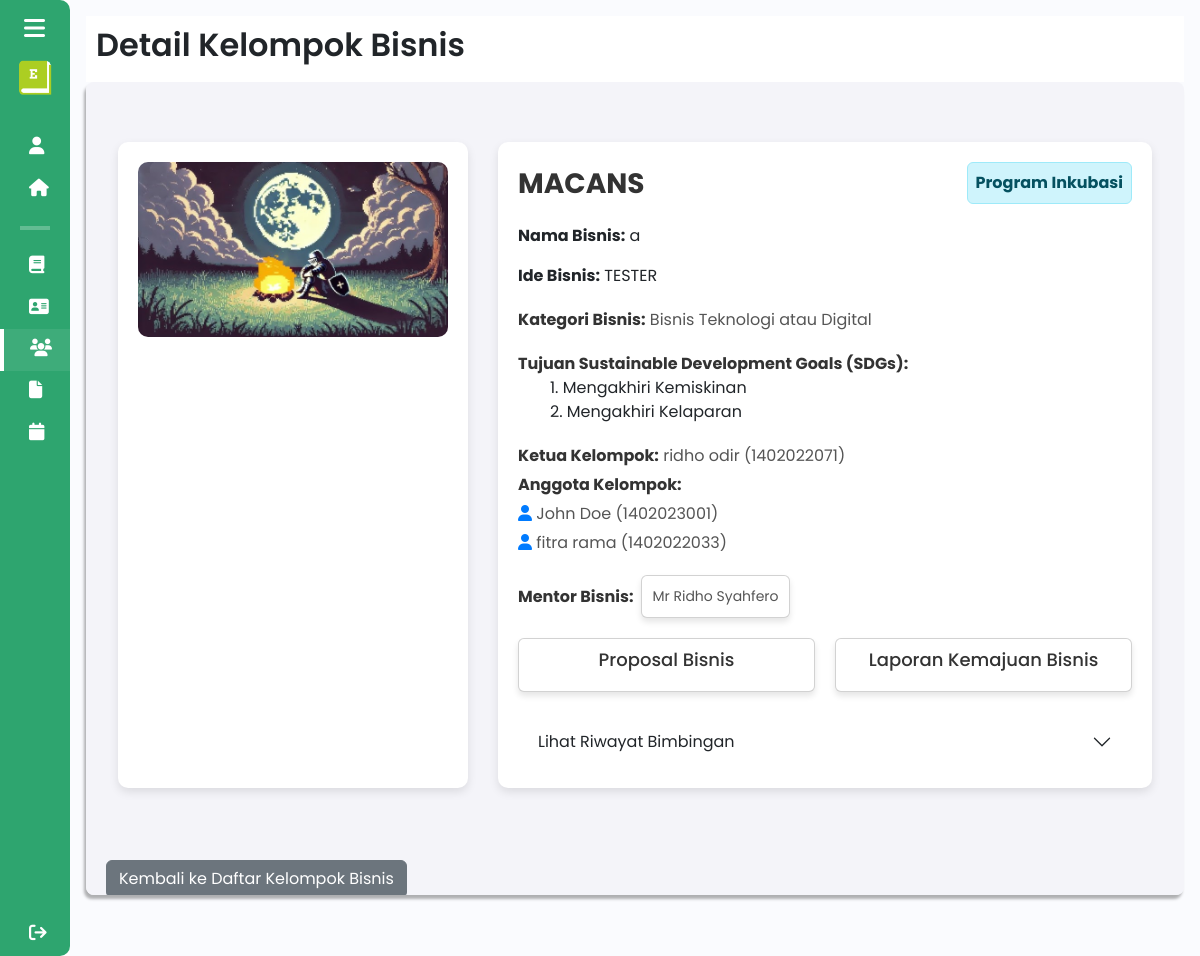
Before: /admin/detail_kelompok?id_kelompok=20 (signed in) with the older database file.
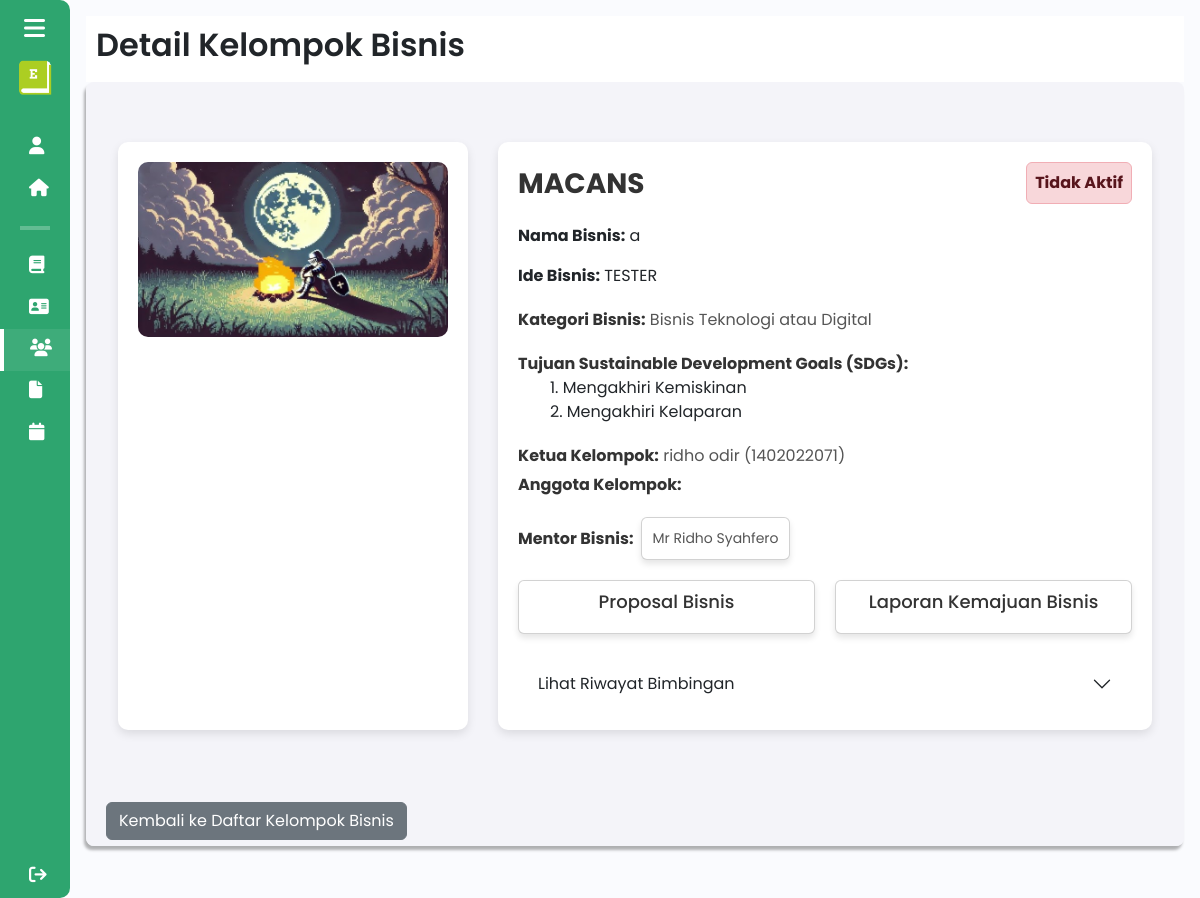
After: the same page with the newer database file.
### tables this page shows
CREATE TABLE `kelompok_bisnis_backup` (
  `id_kelompok` int(11) NOT NULL,
  `npm_ketua` varchar(20) DEFAULT NULL,
  `nama_kelompok` varchar(50) DEFAULT NULL,
  `nama_bisnis` varchar(50) DEFAULT NULL,
  `logo_bisnis` varchar(255) DEFAULT NULL,
  `tahun_akademik_id` int(11) DEFAULT NULL,
  `kategori_bisnis` varchar(255) DEFAULT NULL,
  `sdg` varchar(255) DEFAULT NULL,
  `ide_bisnis` varchar(255) DEFAULT NULL,
  `id_mentor` int(11) DEFAULT NULL,
  `status_inkubasi` enum('direkomendasikan','disetujui','ditolak','masuk','tidak masuk') DEFAULT NULL,
  `status_kelompok_bisnis` enum('aktif','tidak aktif') DEFAULT 'aktif'
);

CREATE TABLE `mahasiswa` (
  `id` int(11) NOT NULL,
  `user_id` int(11) NOT NULL,
  `nama` varchar(100) NOT NULL,
  `npm` varchar(15) NOT NULL,
  `program_studi` varchar(100) NOT NULL,
  `email` varchar(100) DEFAULT NULL,
  `contact` varchar(15) DEFAULT NULL,
  `fakultas` varchar(100) DEFAULT NULL,
  `id_kelompok` int(11) DEFAULT NULL,
  `alamat` varchar(255) DEFAULT NULL
);

### components/pages/admin/detail_kelompok.php (the view, shortened to what the changed rows need)
<?php
include $_SERVER['DOCUMENT_ROOT'] . '/Entree/config/db_connection.php';
$id_kelompok = isset($_GET['id_kelompok']) ? $_GET['id_kelompok'] : null;
if ($id_kelompok) {
    $sql = "SELECT * FROM kelompok_bisnis_backup WHERE id_kelompok = $id_kelompok";
    $result = $conn->query($sql);
    $kelompok = $result->fetch_assoc();
    $ketuaQuery = "SELECT nama FROM mahasiswa WHERE npm = '" . $kelompok['npm_ketua'] . "' LIMIT 1";
    $ketuaResult = $conn->query($ketuaQuery);
    $ketua = $ketuaResult->fetch_assoc();
    $anggotaSql = "SELECT m.nama, m.npm
                   FROM anggota_kelompok ak
                   JOIN mahasiswa m ON ak.npm_anggota = m.npm
                   WHERE ak.id_kelompok = $id_kelompok";
    $anggotaResult = $conn->query($anggotaSql);
} else {
    echo "Kelompok bisnis tidak ditemukan.";
    exit;
}
$mentorData = [];
if (!empty($kelompok['id_mentor'])) {
    $mentorQuery = "
    SELECT m.nama AS nama_mentor,
        m.fakultas,
        m.prodi,
        m.contact,
        m.email,
        m.keahlian,
        m.foto_profile,
        u.role
    FROM mentor m
    JOIN users u ON m.user_id = u.id
    WHERE m.id = '" . $kelompok['id_mentor'] . "'
    LIMIT 1";
    $mentorResult = mysqli_query($conn, $mentorQuery);
    $mentorData = mysqli_fetch_assoc($mentorResult);
}
$mentorAda = !empty($kelompok['id_mentor']);
$sql = "SELECT status_inkubasi, status_kelompok_bisnis FROM kelompok_bisnis_backup WHERE id_kelompok = $id_kelompok";
$result = $conn->query($sql);
$status_inkubasi = null;
$status_kelompok_bisnis = null;
if ($result && $result->num_rows > 0) {
    $row = $result->fetch_assoc();
    $status_inkubasi = $row['status_inkubasi'];
    $status_kelompok_bisnis = $row['status_kelompok_bisnis'];
}
$sdg_mapping = [
    "mengakhiri_kemiskinan" => "1. Mengakhiri Kemiskinan",
    "mengakhiri_kelaparan" => "2. Mengakhiri Kelaparan",
    "kesehatan_kesejahteraan" => "3. Kesehatan dan Kesejahteraan",
    "pendidikan_berkualitas" => "4. Pendidikan Berkualitas",
    "kesetaraan_gender" => "5. Kesetaraan Gender",
    "air_bersih_sanitasi" => "6. Air Bersih dan Sanitasi",
    "energi_bersih_terjangkau" => "7. Energi Bersih dan Terjangkau",
    "pekerjaan_pertumbuhan_ekonomi" => "8. Pekerjaan Layak dan Pertumbuhan Ekonomi",
    "industri_inovasi_infrastruktur" => "9. Industri, Inovasi, dan Infrastruktur",
    "mengurangi_ketimpangan" => "10. Mengurangi Ketimpangan",
    "kota_komunitas_berkelanjutan" => "11. Kota dan Komunitas Berkelanjutan",
    "konsumsi_produksi_bertanggung_jawab" => "12. Konsumsi dan Produksi yang Bertanggung Jawab",
    "penanganan_perubahan_iklim" => "13. Penanganan Perubahan Iklim",
    "ekosistem_lautan" => "14. Ekosistem Lautan",
    "ekosistem_daratan" => "15. Ekosistem Daratan",
    "perdamaian_keadilan_institusi_kuat" => "16. Perdamaian, Keadilan, dan Kelembagaan yang Kuat",
    "kemitraan_tujuan" => "17. Kemitraan untuk Mencapai Tujuan"
];
$sdg_selected = explode(",", $kelompok['sdg'] ?? '');
$sdg_labels = array_map(function($key) use ($sdg_mapping) {
    return $sdg_mapping[$key] ?? $key;
}, $sdg_selected);
?>
<!DOCTYPE html>
<html lang="en">
<head>
    <link href="https://cdn.lineicons.com/4.0/lineicons.css" rel="stylesheet" />
    <link href="https://cdn.jsdelivr.net/npm/bootstrap@5.3.0-alpha3/dist/css/bootstrap.min.css" rel="stylesheet"
>
    <link rel="stylesheet" href="/Entree/assets/css/detail_kelompok.css">
    <link rel="stylesheet" href="/Entree/assets/css/jadwal_bimbingan.css">
</head>
<body>
    <div class="wrapper">
        <?php
        include 'sidebar_admin.php';
        ?>
        <div class="main p-3">
            <div class="main_header">
                <?php
                    include 'header_admin.php';
                ?>
            </div>
            <div class="main_wrapper">
            <?php if ($kelompok) { ?>
                <div class="container">
                    <div class="left">
                        <?php if (!empty($kelompok['logo_bisnis'])) { ?>
                            <img alt="Logo Bisnis" src="/Entree/components/pages/mahasiswa/logos/<?php echo htmlspecialchars($kelompok['logo_bisnis']); ?>" />
                        <?php } else { ?>
                            <p><em>Logo bisnis belum diunggah</em></p>
                        <?php } ?>
                    </div>
                    <div class="right">
                        <div class="title-edit">
                            <h1 id="nama-kelompok-text"><?php echo htmlspecialchars($kelompok['nama_kelompok']); ?></h1>
                            <?php if ($status_inkubasi === 'masuk'): ?>
                                <p
                                    class="alert alert-info fw-bold text-center m-0 p-2"
                                    role="alert"
                                    data-bs-toggle="popover"
                                    title="Status Program Inkubasi"
                                    data-bs-content="Kelompok Bisnis ini Terdaftar dalam Program Inkubasi."
                                    style="cursor: pointer;">
                                        Program Inkubasi
                                </p>
                            <?php elseif ($status_kelompok_bisnis === 'tidak aktif'): ?>
                                <p
                                    class="alert alert-danger fw-bold text-center m-0 p-2"
                                    role="alert"
                                    data-bs-toggle="popover"
                                    title="Status Tidak Aktif Kelompok Bisnis"
                                    data-bs-content="Kelompok Bisnis ini sudah tidak aktif"
                                    style="cursor: pointer;">
                                        Tidak Aktif
                                </p>
                        <?php endif; ?>
                        </div>
                        <div class="Nama_bisnis">
                            <p><strong>Nama Bisnis:</strong> <?php echo htmlspecialchars($kelompok['nama_bisnis'] ?? '--'); ?></p>
                        </div>
                        <div class="Ide_Bisnis">
                            <p><strong>Ide Bisnis:</strong> <?php echo htmlspecialchars($kelompok['ide_bisnis'] ?? '--'); ?></p>
                        </div>
                        <div class="category">
                            <p><strong>Kategori Bisnis:</strong> <?php echo htmlspecialchars($kelompok['kategori_bisnis'] ?? '--'); ?></p>
                        </div>
                        <div class="sdg">
                            <strong>Tujuan Sustainable Development Goals (SDGs):</strong>
                            <ul>
                                <?php foreach ($sdg_labels as $label): ?>
                                    <li><?php echo htmlspecialchars($label); ?></li>
                                <?php endforeach; ?>
                            </ul>
                        </div>
                        <div class="bottom">
                            <div class="members">
                                <p><strong>Ketua Kelompok:</strong>
                                    <?php echo htmlspecialchars($ketua['nama']) . ' (' . htmlspecialchars($kelompok['npm_ketua']) . ')'; ?>
                                </p>
                                <p><strong>Anggota Kelompok:</strong></p>
                                <?php while ($anggota = $anggotaResult->fetch_assoc()) { ?>
                                    <p><i class="fas fa-user"></i> <?php echo htmlspecialchars($anggota['nama']) . " (" . htmlspecialchars($anggota['npm']) . ")"; ?></p>
                                <?php } ?>
                            </div>
                             <div class="tutor">
                                    <div class="d-flex align-items-center mentor">
                                        <strong class="me-2">Mentor Bisnis:</strong>
                                        <?php if ($mentorAda) { ?>
                                            <a class="text-decoration-none" data-bs-toggle="collapse" href="#collapseExample" role="button" aria-expanded="false" aria-controls="collapseExample">
                                                <div class="card d-inline-block"
                                                data-bs-toggle="tooltip"
                                                data-bs-placement="top"
                                                title="Lihat Detail Mentor Bisnis">
                                                    <div class="card-body p-0">
                                                        <p class="card-text m-0 text-center">
                                                            <?php echo htmlspecialchars($mentorData['nama_mentor']); ?>
                                                        </p>
                                                    </div>
                                                </div>
                                            </a>
                                        <?php } else { ?>
                                            <span class="text-muted alert alert-warning text-center" role="alert">Belum ada mentor bisnis</span>
                                        <?php } ?>
                                    </div>
                                </div>
                        </div>
                        <div class="cards-container">
                             <div class="card" onclick="window.location.href='proposal_bisnis?id_kelompok=<?php echo $id_kelompok; ?>'"
                            data-bs-toggle="tooltip" data-bs-custom-class="custom-tooltip" data-bs-title="Lihat Proposal Bisnis Kelompok Disini"
                            >
                                <h5>Proposal Bisnis</h5>
                            </div>
                            <div class="card" onclick="window.location.href='laporan_bisnis?id_kelompok=<?php echo $id_kelompok; ?>'"
                            title="Laporan Kemajuan Bisnis Kelompok Disini"
                            data-bs-toggle="tooltip" data-bs-custom-class="custom-tooltip" data-bs-title="Lihat Laporan Kemajuan Bisnis Kelompok Disini"
                            >
                                <h5>Laporan Kemajuan Bisnis</h5>
                            </div>
                        </div>
                        <div class="accordion accordion-flush mt-4" id="accordionFlushExample">
                            <div class="accordion-item">
                                <h2 class="accordion-header">
                                <button class="accordion-button collapsed" type="button" data-bs-toggle="collapse" data-bs-target="#flush-collapseOne" aria-expanded="false" aria-controls="flush-collapseOne">
                                    Lihat Riwayat Bimbingan
                                </button>
                                </h2>
                            </div>
                        </div>
                    </div>
                </div>
            <?php } else { ?>
                <div class="alert alert-danger" role="alert">Data kelompok tidak ditemukan.</div>
            <?php } ?>
            </div>
        </div>
    </div>
</body>
</html>

Changed rows visible on the page:
no longer on this page (row edited): mahasiswa: nama "John Doe", npm "1402023001"
no longer on this page (row edited): mahasiswa: nama "fitra rama", npm "1402022033"
changed kelompok_bisnis_backup "MACANS": status_inkubasi "masuk" → "ditolak" (drawn)
Other visible differences:
text no longer shown: "Program Inkubasi"
text now shown: "Tidak Aktif"
